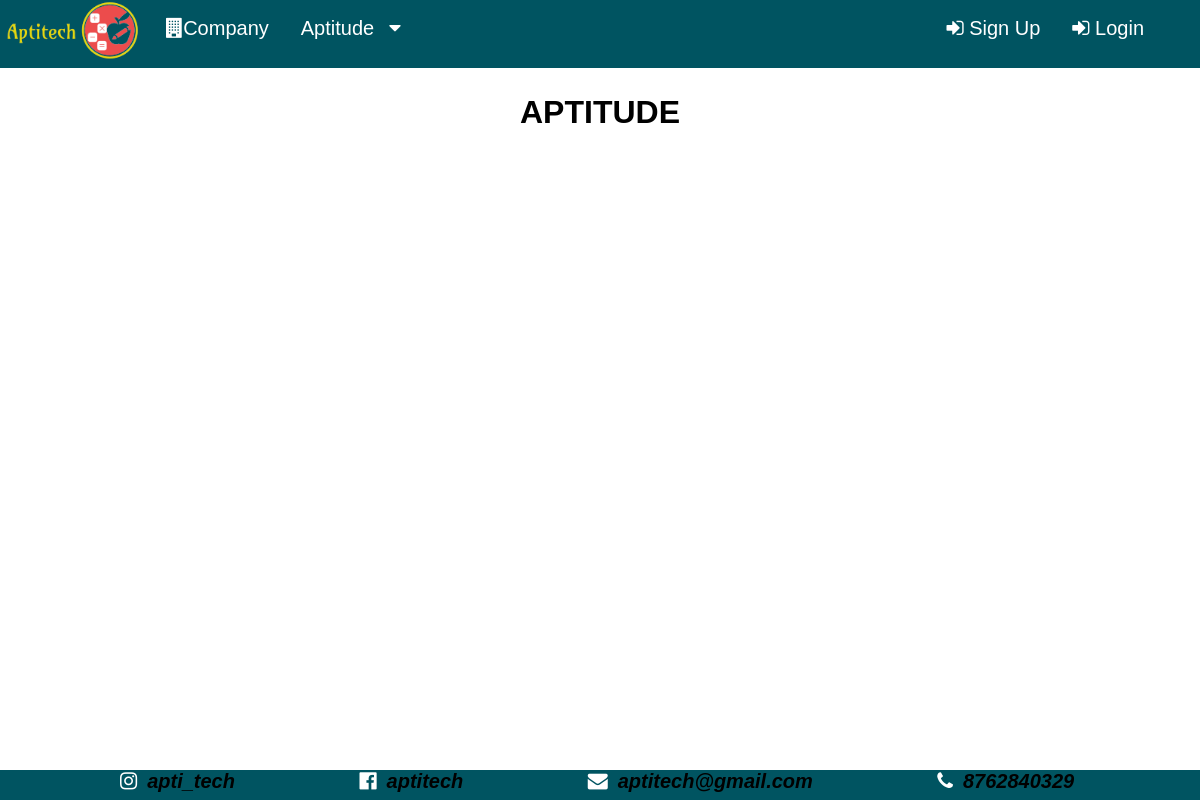
Page /WebPage/aptitude.php on the earlier database version.
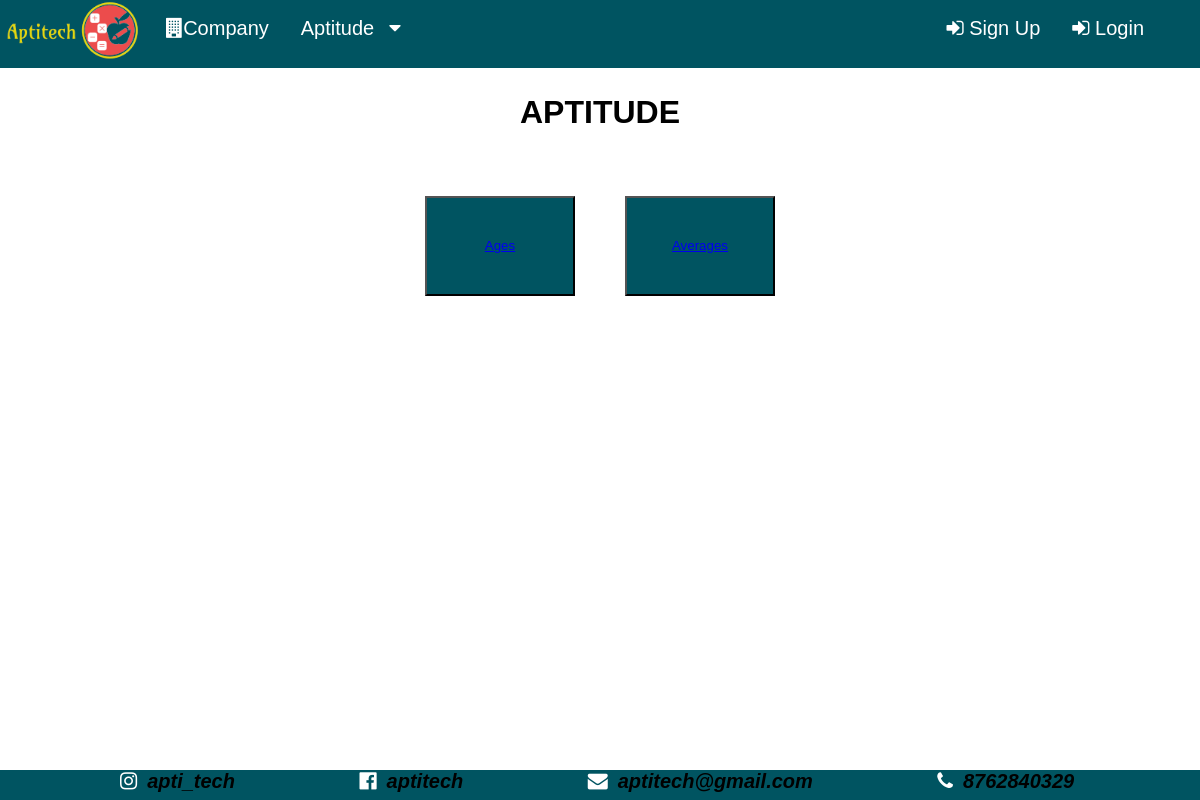
Same page on the later database version.
### tables this page shows
CREATE TABLE `topic` (
  `topic_id` int(200) NOT NULL,
  `cat_id` int(200) NOT NULL,
  `topic_name` varchar(50) NOT NULL,
  `max_time` int(100) NOT NULL,
  `intro_name` varchar(200) NOT NULL,
  `intro_type` varchar(200) NOT NULL,
  `introduction` blob NOT NULL,
  `no_of_questions` int(200) NOT NULL
);

### WebPage/aptitude.php (the view, shortened to what this page needs)
<?php
include 'front.php';
?>
<!DOCTYPE html>
<html>
<head>
</head>
<body>
	<div style="padding-left:20px; padding-right: 20px; padding-top: 5px;">
      <h1 align="center" style="color: black; text-decoration: underline; text-decoration: none;">APTITUDE</h1>
      <center>
      <table><tr>
      <?php
$conn = mysqli_connect("localhost", "root", "", "aptitech");
$query = "SELECT * FROM topic where cat_id = 1";
$result = mysqli_query($conn, $query);
while ($row = $result->fetch_assoc()) {
    echo "   <td style='color:white;text-decoration:none;'>
         <button  style='padding: 20px;background-color:#005461;color:white; width: 150px;white-space: normal; height:100px;'><a href='../Content/" . $row['cat_id'] . "-" . $row['topic_id'] . ".pdf' target='_blank' rel='noopener noreferrer'>" . $row['topic_name'] . "</a></button>
        </td>";
}
?>
    </tr><br></table></center>
  </body>
</html>

Differences in the rows shown:
now on this page (row edited): topic: topic_name "Ages"
now on this page (row edited): topic: topic_name "Averages"
